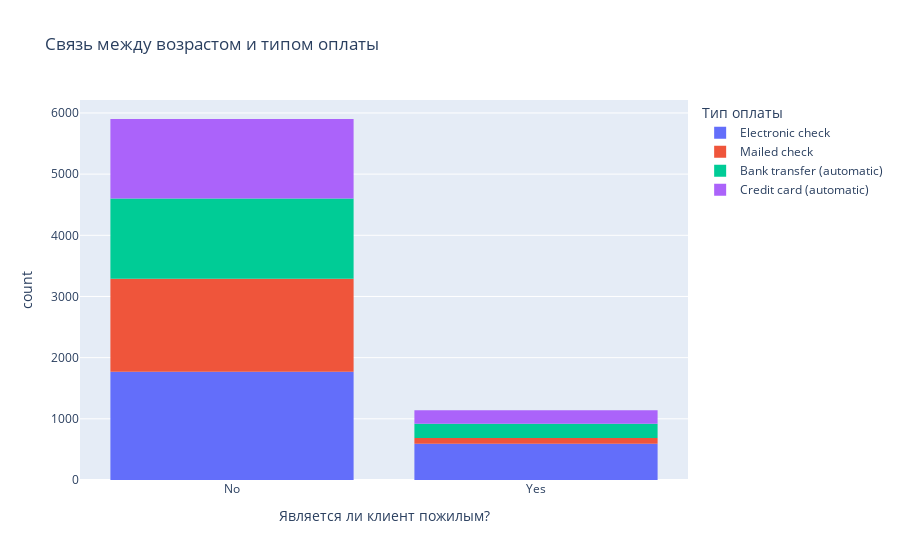

Source (notebook cell):
### Markdown cell above
Самый большой средний чек у тех клиентов, что предпочитают электронные чеки. Меньше всего платят те, которые посылают чеки по почте. Возможно это пенсионеры?

### Code cell
fig = px.histogram(df_for_plot, x='SeniorCitizen', color='PaymentMethod',
                   title='Связь между возрастом и типом оплаты',
                   labels={'SeniorCitizen': 'Является ли клиент пожилым?', 'PaymentMethod': 'Тип оплаты'},
                   nbins=2)

fig.show()

### Figure 1 — Plotly figure (JSON) as saved in the notebook; plotly's stock layout.template omitted (floating-point values rounded to 4 significant figures; data arrays with more than 128 entries replaced by an {"elided": "..."} marker saying what was removed)
{"data": [{"alignmentgroup": "True", "bingroup": "x", "hovertemplate": "Тип оплаты=Electronic check<br>Является ли клиент пожилым?=%{x}<br>count=%{y}<extra></extra>", "legendgroup": "Electronic check", "marker": {"color": "#636efa", "pattern": {"shape": ""}}, "name": "Electronic check", "nbinsx": 2, "offsetgroup": "Electronic check", "orientation": "v", "showlegend": true, "type": "histogram", "x": {"elided": "2365 str values"}, "xaxis": "x", "yaxis": "y"}, {"alignmentgroup": "True", "bingroup": "x", "hovertemplate": "Тип оплаты=Mailed check<br>Является ли клиент пожилым?=%{x}<br>count=%{y}<extra></extra>", "legendgroup": "Mailed check", "marker": {"color": "#EF553B", "pattern": {"shape": ""}}, "name": "Mailed check", "nbinsx": 2, "offsetgroup": "Mailed check", "orientation": "v", "showlegend": true, "type": "histogram", "x": {"elided": "1612 str values"}, "xaxis": "x", "yaxis": "y"}, {"alignmentgroup": "True", "bingroup": "x", "hovertemplate": "Тип оплаты=Bank transfer (automatic)<br>Является ли клиент пожилым?=%{x}<br>count=%{y}<extra></extra>", "legendgroup": "Bank transfer (automatic)", "marker": {"color": "#00cc96", "pattern": {"shape": ""}}, "name": "Bank transfer (automatic)", "nbinsx": 2, "offsetgroup": "Bank transfer (automatic)", "orientation": "v", "showlegend": true, "type": "histogram", "x": {"elided": "1544 str values"}, "xaxis": "x", "yaxis": "y"}, {"alignmentgroup": "True", "bingroup": "x", "hovertemplate": "Тип оплаты=Credit card (automatic)<br>Является ли клиент пожилым?=%{x}<br>count=%{y}<extra></extra>", "legendgroup": "Credit card (automatic)", "marker": {"color": "#ab63fa", "pattern": {"shape": ""}}, "name": "Credit card (automatic)", "nbinsx": 2, "offsetgroup": "Credit card (automatic)", "orientation": "v", "showlegend": true, "type": "histogram", "x": {"elided": "1522 str values"}, "xaxis": "x", "yaxis": "y"}], "layout": {"barmode": "relative", "legend": {"title": {"text": "Тип оплаты"}, "tracegroupgap": 0}, "title": {"text": "Связь между возрастом и типом оплаты"}, "xaxis": {"anchor": "y", "domain": [0, 1], "title": {"text": "Является ли клиент пожилым?"}}, "yaxis": {"anchor": "x", "domain": [0, 1], "title": {"text": "count"}}}}
